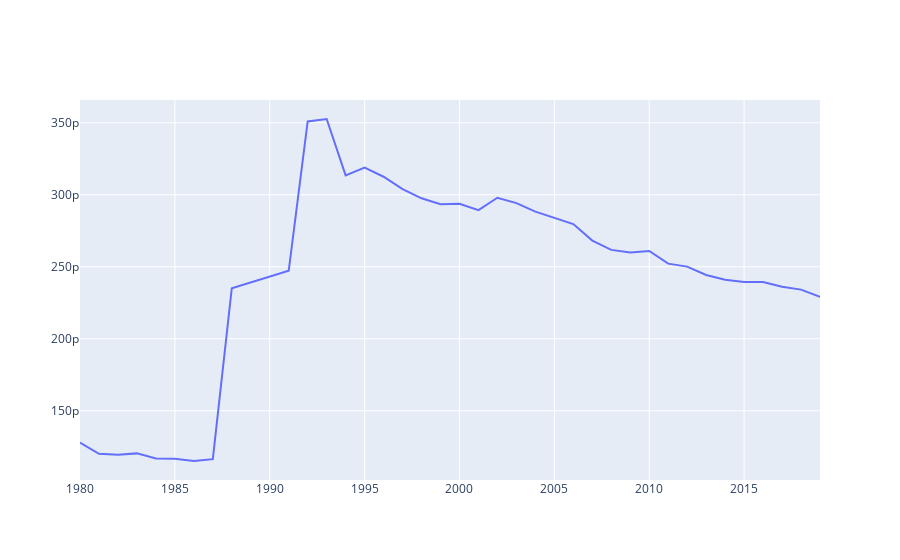

Notebook code cell kept with this figure:
### Code cell
import plotly.offline as py
col=['Energy_intensity_by_GDP Twh']
py.iplot([{
    'x':gdp.index,
    'y':gdp[col],
    'name': col
} for col in  gdp.columns], filename='cufflinks/multiple-lines-on-same-chart')

### Figure 1 — Plotly figure (JSON) as saved in the notebook; plotly's stock layout.template omitted (floating-point values rounded to 4 significant figures)
{"data": [{"name": "Energy_intensity_by_GDP TWh", "type": "scatter", "x": [1980, 1981, 1982, 1983, 1984, 1985, 1986, 1987, 1988, 1989, 1990, 1991, 1992, 1993, 1994, 1995, 1996, 1997, 1998, 1999, 2000, 2001, 2002, 2003, 2004, 2005, 2006, 2007, 2008, 2009, 2010, 2011, 2012, 2013, 2014, 2015, 2016, 2017, 2018, 2019], "y": [1.279e-10, 1.2e-10, 1.194e-10, 1.204e-10, 1.168e-10, 1.167e-10, 1.151e-10, 1.163e-10, 2.351e-10, 2.391e-10, 2.434e-10, 2.472e-10, 3.509e-10, 3.526e-10, 3.135e-10, 3.188e-10, 3.125e-10, 3.039e-10, 2.975e-10, 2.935e-10, 2.937e-10, 2.893e-10, 2.979e-10, 2.942e-10, 2.883e-10, 2.84e-10, 2.796e-10, 2.681e-10, 2.617e-10, 2.599e-10, 2.61e-10, 2.522e-10, 2.501e-10, 2.443e-10, 2.41e-10, 2.393e-10, 2.394e-10, 2.361e-10, 2.341e-10, 2.291e-10]}], "layout": {}}
